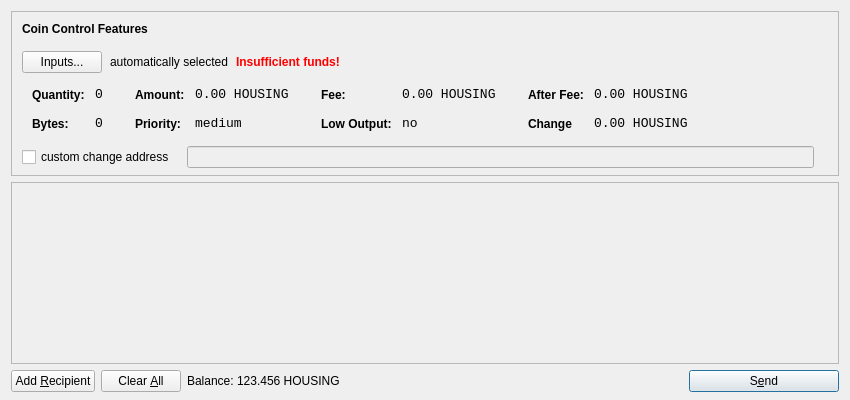
<?xml version="1.0" encoding="UTF-8"?>
<ui version="4.0">
 <class>SendCoinsDialog</class>
 <widget class="QDialog" name="SendCoinsDialog">
  <property name="geometry">
   <rect>
    <x>0</x>
    <y>0</y>
    <width>850</width>
    <height>400</height>
   </rect>
  </property>
  <property name="windowTitle">
   <string>Send Coins</string>
  </property>
  <layout class="QVBoxLayout" name="verticalLayout" stretch="0,1,0">
   <property name="bottomMargin">
    <number>8</number>
   </property>
   <item>
    <widget class="QFrame" name="frameCoinControl">
     <property name="sizePolicy">
      <sizepolicy hsizetype="Expanding" vsizetype="Expanding">
       <horstretch>0</horstretch>
       <verstretch>0</verstretch>
      </sizepolicy>
     </property>
     <property name="maximumSize">
      <size>
       <width>16777215</width>
       <height>16777215</height>
      </size>
     </property>
     <property name="frameShape">
      <enum>QFrame::StyledPanel</enum>
     </property>
     <property name="frameShadow">
      <enum>QFrame::Sunken</enum>
     </property>
     <layout class="QVBoxLayout" name="verticalLayoutCoinControl2">
      <property name="spacing">
       <number>-1</number>
      </property>
      <property name="leftMargin">
       <number>0</number>
      </property>
      <property name="topMargin">
       <number>0</number>
      </property>
      <property name="rightMargin">
       <number>0</number>
      </property>
      <property name="bottomMargin">
       <number>6</number>
      </property>
      <item>
       <layout class="QVBoxLayout" name="verticalLayoutCoinControl" stretch="0,0,0,0,1">
        <property name="spacing">
         <number>0</number>
        </property>
        <property name="leftMargin">
         <number>10</number>
        </property>
        <property name="topMargin">
         <number>10</number>
        </property>
        <item>
         <layout class="QHBoxLayout" name="horizontalLayoutCoinControl1">
          <property name="bottomMargin">
           <number>15</number>
          </property>
          <item>
           <widget class="QLabel" name="labelCoinControlFeatures">
            <property name="sizePolicy">
             <sizepolicy hsizetype="Preferred" vsizetype="Maximum">
              <horstretch>0</horstretch>
              <verstretch>0</verstretch>
             </sizepolicy>
            </property>
            <property name="font">
             <font>
              <weight>75</weight>
              <bold>true</bold>
             </font>
            </property>
            <property name="styleSheet">
             <string notr="true">font-weight:bold;</string>
            </property>
            <property name="text">
             <string>Coin Control Features</string>
            </property>
           </widget>
          </item>
         </layout>
        </item>
        <item>
         <layout class="QHBoxLayout" name="horizontalLayoutCoinControl2" stretch="0,0,0,0">
          <property name="spacing">
           <number>8</number>
          </property>
          <property name="bottomMargin">
           <number>10</number>
          </property>
          <item>
           <widget class="QPushButton" name="pushButtonCoinControl">
            <property name="styleSheet">
             <string notr="true"/>
            </property>
            <property name="text">
             <string>Inputs...</string>
            </property>
           </widget>
          </item>
          <item>
           <widget class="QLabel" name="labelCoinControlAutomaticallySelected">
            <property name="text">
             <string>automatically selected</string>
            </property>
            <property name="margin">
             <number>5</number>
            </property>
           </widget>
          </item>
          <item>
           <widget class="QLabel" name="labelCoinControlInsuffFunds">
            <property name="font">
             <font>
              <weight>75</weight>
              <bold>true</bold>
             </font>
            </property>
            <property name="styleSheet">
             <string notr="true">color:red;font-weight:bold;</string>
            </property>
            <property name="text">
             <string>Insufficient funds!</string>
            </property>
            <property name="margin">
             <number>5</number>
            </property>
           </widget>
          </item>
          <item>
           <spacer name="horizontalSpacerCoinControl">
            <property name="orientation">
             <enum>Qt::Horizontal</enum>
            </property>
            <property name="sizeHint" stdset="0">
             <size>
              <width>40</width>
              <height>1</height>
             </size>
            </property>
           </spacer>
          </item>
         </layout>
        </item>
        <item>
         <widget class="QWidget" name="widgetCoinControl" native="true">
          <property name="sizePolicy">
           <sizepolicy hsizetype="Preferred" vsizetype="Preferred">
            <horstretch>0</horstretch>
            <verstretch>0</verstretch>
           </sizepolicy>
          </property>
          <property name="minimumSize">
           <size>
            <width>0</width>
            <height>0</height>
           </size>
          </property>
          <property name="styleSheet">
           <string notr="true"/>
          </property>
          <layout class="QHBoxLayout" name="horizontalLayoutCoinControl5">
           <property name="margin">
            <number>0</number>
           </property>
           <item>
            <layout class="QHBoxLayout" name="horizontalLayoutCoinControl3" stretch="0,0,0,1">
             <property name="spacing">
              <number>20</number>
             </property>
             <property name="topMargin">
              <number>0</number>
             </property>
             <property name="bottomMargin">
              <number>10</number>
             </property>
             <item>
              <layout class="QFormLayout" name="formLayoutCoinControl1">
               <property name="horizontalSpacing">
                <number>10</number>
               </property>
               <property name="verticalSpacing">
                <number>14</number>
               </property>
               <property name="leftMargin">
                <number>10</number>
               </property>
               <property name="topMargin">
                <number>4</number>
               </property>
               <property name="rightMargin">
                <number>6</number>
               </property>
               <item row="0" column="0">
                <widget class="QLabel" name="labelCoinControlQuantityText">
                 <property name="styleSheet">
                  <string notr="true">font-weight:bold;</string>
                 </property>
                 <property name="text">
                  <string>Quantity:</string>
                 </property>
                 <property name="margin">
                  <number>0</number>
                 </property>
                </widget>
               </item>
               <item row="0" column="1">
                <widget class="QLabel" name="labelCoinControlQuantity">
                 <property name="font">
                  <font>
                   <family>Monospace</family>
                   <pointsize>10</pointsize>
                  </font>
                 </property>
                 <property name="cursor">
                  <cursorShape>IBeamCursor</cursorShape>
                 </property>
                 <property name="contextMenuPolicy">
                  <enum>Qt::ActionsContextMenu</enum>
                 </property>
                 <property name="text">
                  <string>0</string>
                 </property>
                 <property name="margin">
                  <number>0</number>
                 </property>
                 <property name="textInteractionFlags">
                  <set>Qt::LinksAccessibleByMouse|Qt::TextSelectableByKeyboard|Qt::TextSelectableByMouse</set>
                 </property>
                </widget>
               </item>
               <item row="1" column="0">
                <widget class="QLabel" name="labelCoinControlBytesText">
                 <property name="styleSheet">
                  <string notr="true">font-weight:bold;</string>
                 </property>
                 <property name="text">
                  <string>Bytes:</string>
                 </property>
                </widget>
               </item>
               <item row="1" column="1">
                <widget class="QLabel" name="labelCoinControlBytes">
                 <property name="font">
                  <font>
                   <family>Monospace</family>
                   <pointsize>10</pointsize>
                  </font>
                 </property>
                 <property name="cursor">
                  <cursorShape>IBeamCursor</cursorShape>
                 </property>
                 <property name="contextMenuPolicy">
                  <enum>Qt::ActionsContextMenu</enum>
                 </property>
                 <property name="text">
                  <string>0</string>
                 </property>
                 <property name="textInteractionFlags">
                  <set>Qt::LinksAccessibleByMouse|Qt::TextSelectableByKeyboard|Qt::TextSelectableByMouse</set>
                 </property>
                </widget>
               </item>
              </layout>
             </item>
             <item>
              <layout class="QFormLayout" name="formLayoutCoinControl2">
               <property name="horizontalSpacing">
                <number>10</number>
               </property>
               <property name="verticalSpacing">
                <number>14</number>
               </property>
               <property name="leftMargin">
                <number>6</number>
               </property>
               <property name="topMargin">
                <number>4</number>
               </property>
               <property name="rightMargin">
                <number>6</number>
               </property>
               <item row="0" column="0">
                <widget class="QLabel" name="labelCoinControlAmountText">
                 <property name="styleSheet">
                  <string notr="true">font-weight:bold;</string>
                 </property>
                 <property name="text">
                  <string>Amount:</string>
                 </property>
                 <property name="margin">
                  <number>0</number>
                 </property>
                </widget>
               </item>
               <item row="0" column="1">
                <widget class="QLabel" name="labelCoinControlAmount">
                 <property name="font">
                  <font>
                   <family>Monospace</family>
                   <pointsize>10</pointsize>
                  </font>
                 </property>
                 <property name="cursor">
                  <cursorShape>IBeamCursor</cursorShape>
                 </property>
                 <property name="contextMenuPolicy">
                  <enum>Qt::ActionsContextMenu</enum>
                 </property>
                 <property name="text">
                  <string>0.00 HOUSING</string>
                 </property>
                 <property name="textInteractionFlags">
                  <set>Qt::LinksAccessibleByMouse|Qt::TextSelectableByKeyboard|Qt::TextSelectableByMouse</set>
                 </property>
                </widget>
               </item>
               <item row="1" column="0">
                <widget class="QLabel" name="labelCoinControlPriorityText">
                 <property name="styleSheet">
                  <string notr="true">font-weight:bold;</string>
                 </property>
                 <property name="text">
                  <string>Priority:</string>
                 </property>
                </widget>
               </item>
               <item row="1" column="1">
                <widget class="QLabel" name="labelCoinControlPriority">
                 <property name="font">
                  <font>
                   <family>Monospace</family>
                   <pointsize>10</pointsize>
                  </font>
                 </property>
                 <property name="cursor">
                  <cursorShape>IBeamCursor</cursorShape>
                 </property>
                 <property name="contextMenuPolicy">
                  <enum>Qt::ActionsContextMenu</enum>
                 </property>
                 <property name="text">
                  <string>medium</string>
                 </property>
                 <property name="textInteractionFlags">
                  <set>Qt::LinksAccessibleByMouse|Qt::TextSelectableByKeyboard|Qt::TextSelectableByMouse</set>
                 </property>
                </widget>
               </item>
              </layout>
             </item>
             <item>
              <layout class="QFormLayout" name="formLayoutCoinControl3">
               <property name="horizontalSpacing">
                <number>10</number>
               </property>
               <property name="verticalSpacing">
                <number>14</number>
               </property>
               <property name="leftMargin">
                <number>6</number>
               </property>
               <property name="topMargin">
                <number>4</number>
               </property>
               <property name="rightMargin">
                <number>6</number>
               </property>
               <item row="0" column="0">
                <widget class="QLabel" name="labelCoinControlFeeText">
                 <property name="styleSheet">
                  <string notr="true">font-weight:bold;</string>
                 </property>
                 <property name="text">
                  <string>Fee:</string>
                 </property>
                 <property name="margin">
                  <number>0</number>
                 </property>
                </widget>
               </item>
               <item row="0" column="1">
                <widget class="QLabel" name="labelCoinControlFee">
                 <property name="font">
                  <font>
                   <family>Monospace</family>
                   <pointsize>10</pointsize>
                  </font>
                 </property>
                 <property name="cursor">
                  <cursorShape>IBeamCursor</cursorShape>
                 </property>
                 <property name="contextMenuPolicy">
                  <enum>Qt::ActionsContextMenu</enum>
                 </property>
                 <property name="text">
                  <string>0.00 HOUSING</string>
                 </property>
                 <property name="textInteractionFlags">
                  <set>Qt::LinksAccessibleByMouse|Qt::TextSelectableByKeyboard|Qt::TextSelectableByMouse</set>
                 </property>
                </widget>
               </item>
               <item row="1" column="0">
                <widget class="QLabel" name="labelCoinControlLowOutputText">
                 <property name="styleSheet">
                  <string notr="true">font-weight:bold;</string>
                 </property>
                 <property name="text">
                  <string>Low Output:</string>
                 </property>
                </widget>
               </item>
               <item row="1" column="1">
                <widget class="QLabel" name="labelCoinControlLowOutput">
                 <property name="font">
                  <font>
                   <family>Monospace</family>
                   <pointsize>10</pointsize>
                  </font>
                 </property>
                 <property name="cursor">
                  <cursorShape>IBeamCursor</cursorShape>
                 </property>
                 <property name="contextMenuPolicy">
                  <enum>Qt::ActionsContextMenu</enum>
                 </property>
                 <property name="text">
                  <string>no</string>
                 </property>
                 <property name="textInteractionFlags">
                  <set>Qt::LinksAccessibleByMouse|Qt::TextSelectableByKeyboard|Qt::TextSelectableByMouse</set>
                 </property>
                </widget>
               </item>
              </layout>
             </item>
             <item>
              <layout class="QFormLayout" name="formLayoutCoinControl4">
               <property name="horizontalSpacing">
                <number>10</number>
               </property>
               <property name="verticalSpacing">
                <number>14</number>
               </property>
               <property name="leftMargin">
                <number>6</number>
               </property>
               <property name="topMargin">
                <number>4</number>
               </property>
               <property name="rightMargin">
                <number>6</number>
               </property>
               <item row="0" column="0">
                <widget class="QLabel" name="labelCoinControlAfterFeeText">
                 <property name="styleSheet">
                  <string notr="true">font-weight:bold;</string>
                 </property>
                 <property name="text">
                  <string>After Fee:</string>
                 </property>
                 <property name="margin">
                  <number>0</number>
                 </property>
                </widget>
               </item>
               <item row="0" column="1">
                <widget class="QLabel" name="labelCoinControlAfterFee">
                 <property name="font">
                  <font>
                   <family>Monospace</family>
                   <pointsize>10</pointsize>
                  </font>
                 </property>
                 <property name="cursor">
                  <cursorShape>IBeamCursor</cursorShape>
                 </property>
                 <property name="contextMenuPolicy">
                  <enum>Qt::ActionsContextMenu</enum>
                 </property>
                 <property name="text">
                  <string>0.00 HOUSING</string>
                 </property>
                 <property name="textInteractionFlags">
                  <set>Qt::LinksAccessibleByMouse|Qt::TextSelectableByKeyboard|Qt::TextSelectableByMouse</set>
                 </property>
                </widget>
               </item>
               <item row="1" column="0">
                <widget class="QLabel" name="labelCoinControlChangeText">
                 <property name="styleSheet">
                  <string notr="true">font-weight:bold;</string>
                 </property>
                 <property name="text">
                  <string>Change</string>
                 </property>
                </widget>
               </item>
               <item row="1" column="1">
                <widget class="QLabel" name="labelCoinControlChange">
                 <property name="font">
                  <font>
                   <family>Monospace</family>
                   <pointsize>10</pointsize>
                  </font>
                 </property>
                 <property name="cursor">
                  <cursorShape>IBeamCursor</cursorShape>
                 </property>
                 <property name="contextMenuPolicy">
                  <enum>Qt::ActionsContextMenu</enum>
                 </property>
                 <property name="text">
                  <string>0.00 HOUSING</string>
                 </property>
                 <property name="textInteractionFlags">
                  <set>Qt::LinksAccessibleByMouse|Qt::TextSelectableByKeyboard|Qt::TextSelectableByMouse</set>
                 </property>
                </widget>
               </item>
              </layout>
             </item>
            </layout>
           </item>
          </layout>
         </widget>
        </item>
        <item>
         <layout class="QHBoxLayout" name="horizontalLayoutCoinControl4" stretch="0,0,0">
          <property name="spacing">
           <number>12</number>
          </property>
          <property name="sizeConstraint">
           <enum>QLayout::SetDefaultConstraint</enum>
          </property>
          <property name="topMargin">
           <number>5</number>
          </property>
          <property name="rightMargin">
           <number>5</number>
          </property>
          <item>
           <widget class="QCheckBox" name="checkBoxCoinControlChange">
            <property name="text">
             <string>custom change address</string>
            </property>
           </widget>
          </item>
          <item>
           <widget class="QLineEdit" name="lineEditCoinControlChange">
            <property name="enabled">
             <bool>false</bool>
            </property>
            <property name="sizePolicy">
             <sizepolicy hsizetype="Expanding" vsizetype="Fixed">
              <horstretch>0</horstretch>
              <verstretch>0</verstretch>
             </sizepolicy>
            </property>
           </widget>
          </item>
          <item>
           <widget class="QLabel" name="labelCoinControlChangeLabel">
            <property name="sizePolicy">
             <sizepolicy hsizetype="Preferred" vsizetype="Expanding">
              <horstretch>0</horstretch>
              <verstretch>0</verstretch>
             </sizepolicy>
            </property>
            <property name="minimumSize">
             <size>
              <width>0</width>
              <height>0</height>
             </size>
            </property>
            <property name="text">
             <string/>
            </property>
            <property name="margin">
             <number>3</number>
            </property>
           </widget>
          </item>
         </layout>
        </item>
        <item>
         <spacer name="verticalSpacerCoinControl">
          <property name="orientation">
           <enum>Qt::Vertical</enum>
          </property>
          <property name="sizeHint" stdset="0">
           <size>
            <width>800</width>
            <height>1</height>
           </size>
          </property>
         </spacer>
        </item>
       </layout>
      </item>
     </layout>
    </widget>
   </item>
   <item>
    <widget class="QScrollArea" name="scrollArea">
     <property name="widgetResizable">
      <bool>true</bool>
     </property>
     <widget class="QWidget" name="scrollAreaWidgetContents">
      <property name="geometry">
       <rect>
        <x>0</x>
        <y>0</y>
        <width>830</width>
        <height>165</height>
       </rect>
      </property>
      <layout class="QVBoxLayout" name="verticalLayout_2">
       <property name="margin">
        <number>0</number>
       </property>
       <item>
        <layout class="QVBoxLayout" name="entries">
         <property name="spacing">
          <number>6</number>
         </property>
        </layout>
       </item>
       <item>
        <spacer name="verticalSpacer">
         <property name="orientation">
          <enum>Qt::Vertical</enum>
         </property>
         <property name="sizeHint" stdset="0">
          <size>
           <width>20</width>
           <height>40</height>
          </size>
         </property>
        </spacer>
       </item>
      </layout>
     </widget>
    </widget>
   </item>
   <item>
    <layout class="QHBoxLayout" name="horizontalLayout">
     <item>
      <widget class="QPushButton" name="addButton">
       <property name="toolTip">
        <string>Send to multiple recipients at once</string>
       </property>
       <property name="text">
        <string>Add &amp;Recipient</string>
       </property>
       <property name="icon">
        <iconset resource="../bitcoin.qrc">
         <normaloff>:/icons/add</normaloff>:/icons/add</iconset>
       </property>
       <property name="autoDefault">
        <bool>false</bool>
       </property>
      </widget>
     </item>
     <item>
      <widget class="QPushButton" name="clearButton">
       <property name="sizePolicy">
        <sizepolicy hsizetype="Minimum" vsizetype="Fixed">
         <horstretch>0</horstretch>
         <verstretch>0</verstretch>
        </sizepolicy>
       </property>
       <property name="toolTip">
        <string>Remove all transaction fields</string>
       </property>
       <property name="text">
        <string>Clear &amp;All</string>
       </property>
       <property name="icon">
        <iconset resource="../bitcoin.qrc">
         <normaloff>:/icons/remove</normaloff>:/icons/remove</iconset>
       </property>
       <property name="autoRepeatDelay">
        <number>300</number>
       </property>
       <property name="autoDefault">
        <bool>false</bool>
       </property>
      </widget>
     </item>
     <item>
      <layout class="QHBoxLayout" name="horizontalLayout_2">
       <property name="spacing">
        <number>3</number>
       </property>
       <item>
        <widget class="QLabel" name="label">
         <property name="sizePolicy">
          <sizepolicy hsizetype="Preferred" vsizetype="Fixed">
           <horstretch>0</horstretch>
           <verstretch>0</verstretch>
          </sizepolicy>
         </property>
         <property name="text">
          <string>Balance:</string>
         </property>
        </widget>
       </item>
       <item>
        <widget class="QLabel" name="labelBalance">
         <property name="sizePolicy">
          <sizepolicy hsizetype="Preferred" vsizetype="Fixed">
           <horstretch>0</horstretch>
           <verstretch>0</verstretch>
          </sizepolicy>
         </property>
         <property name="cursor">
          <cursorShape>IBeamCursor</cursorShape>
         </property>
         <property name="text">
          <string>123.456 HOUSING</string>
         </property>
         <property name="textInteractionFlags">
          <set>Qt::LinksAccessibleByMouse|Qt::TextSelectableByKeyboard|Qt::TextSelectableByMouse</set>
         </property>
        </widget>
       </item>
      </layout>
     </item>
     <item>
      <spacer name="horizontalSpacer">
       <property name="orientation">
        <enum>Qt::Horizontal</enum>
       </property>
       <property name="sizeHint" stdset="0">
        <size>
         <width>40</width>
         <height>20</height>
        </size>
       </property>
      </spacer>
     </item>
     <item>
      <widget class="QPushButton" name="sendButton">
       <property name="minimumSize">
        <size>
         <width>150</width>
         <height>0</height>
        </size>
       </property>
       <property name="toolTip">
        <string>Confirm the send action</string>
       </property>
       <property name="text">
        <string>S&amp;end</string>
       </property>
       <property name="icon">
        <iconset resource="../bitcoin.qrc">
         <normaloff>:/icons/send</normaloff>:/icons/send</iconset>
       </property>
       <property name="default">
        <bool>true</bool>
       </property>
      </widget>
     </item>
    </layout>
   </item>
  </layout>
 </widget>
 <resources>
  <include location="../bitcoin.qrc"/>
 </resources>
 <connections/>
</ui>
